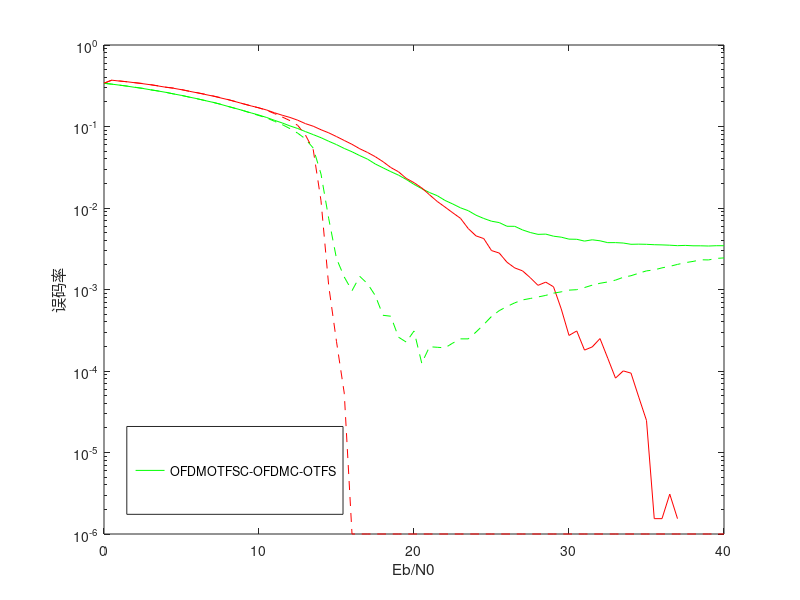

MATLAB code to generate this figure: (Note: this script raises an error after producing the figure.)
clc,clear,clf;
load("81_num_SNR_result.mat");
total_bits = 1e6;
% 绘图
figure(1);
semilogy(EbN0_dB,ofdm_err(:,1),'-g');
hold on;
semilogy(EbN0_dB,otfs_err(:,1),'-r');
semilogy(EbN0_dB,c_ofdm_err(:,1) + 1 / total_bits,'--g');
semilogy(EbN0_dB,c_otfs_err(:,1) + 1 / total_bits,'--r');
axis on
legend("OFDM","OTFS","C-OFDM","C-OTFS");
xlabel("Eb/N0"),ylabel("误码率");

legend(["OFDM", "OTFS", "C-OFDM", "C-OTFS"],...
    "Position", [0.1585 0.1428 0.1768, 0.1464])
xlim("auto")
ylim("auto")
% 信道响应绘图
figure(2);
mesh(1:281,0:63,abs(SFFT(raw_impulse)));
ylabel("多普勒频移"),xlabel("时延"),title("原始信道响应网格曲面图");
figure(3);
imagesc(1:281,0:63,abs(SFFT(raw_impulse))),colorbar;
ylabel("多普勒频移"),xlabel("时延"),title("原始信道响应");
figure(4);
mesh(1:281,0:63,abs(SFFT(chan_est)'));
ylabel("多普勒频移"),xlabel("时延"),title("信道估计结果网格曲面图");
figure(5);
imagesc(1:281,0:63,abs(SFFT(chan_est)')),colorbar;
ylabel("多普勒频移"),xlabel("时延"),title("信道估计响应");